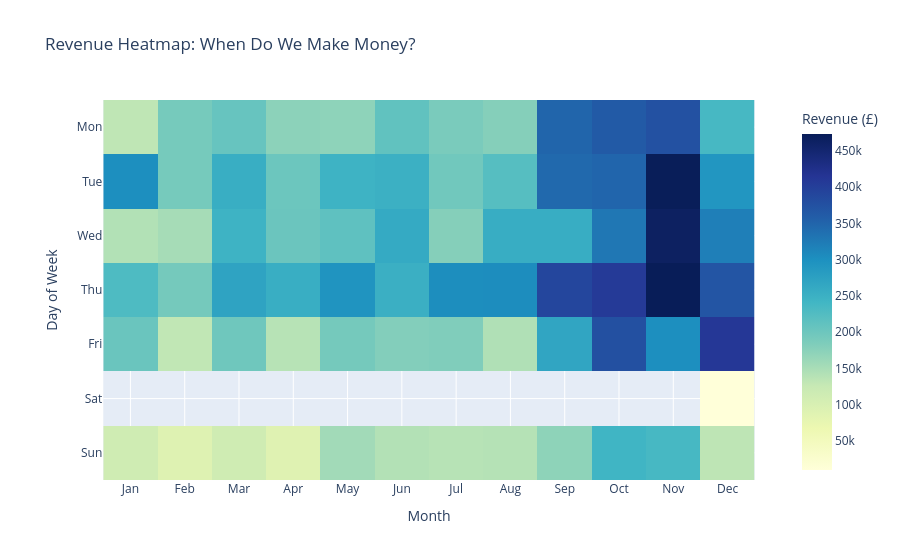

The cell this chart's notebook holds for it:
### Markdown cell above
## 4. Revenue Heatmap: Day of Week vs. Month
Optimizing marketing spend and operational capacity.

### Code cell
heatmap_data = df.pivot_table(index='DayOfWeek', columns='Month', values='Revenue', aggfunc='sum')
days = ['Mon', 'Tue', 'Wed', 'Thu', 'Fri', 'Sat', 'Sun']
months = ['Jan', 'Feb', 'Mar', 'Apr', 'May', 'Jun', 'Jul', 'Aug', 'Sep', 'Oct', 'Nov', 'Dec']

fig = px.imshow(
    heatmap_data, 
    labels=dict(x="Month", y="Day of Week", color="Revenue (£)"),
    x=months[:heatmap_data.shape[1]],
    y=[days[i] for i in heatmap_data.index],
    title="Revenue Heatmap: When Do We Make Money?",
    color_continuous_scale='YlGnBu'
)
fig.show()

### Figure 1 — Plotly figure (JSON) as saved in the notebook; plotly's stock layout.template omitted (floating-point values rounded to 4 significant figures)
{"data": [{"coloraxis": "coloraxis", "hovertemplate": "Month: %{x}<br>Day of Week: %{y}<br>Revenue (£): %{z}<extra></extra>", "name": "0", "type": "heatmap", "x": ["Jan", "Feb", "Mar", "Apr", "May", "Jun", "Jul", "Aug", "Sep", "Oct", "Nov", "Dec"], "xaxis": "x", "y": ["Mon", "Tue", "Wed", "Thu", "Fri", "Sat", "Sun"], "yaxis": "y", "z": [[131800.0, 192400.0, 206400.0, 173100.0, 171900.0, 211500.0, 188500.0, 178800.0, 349400.0, 363300.0, 375000.0, 236100.0], [302300.0, 191800.0, 254600.0, 201400.0, 246400.0, 250300.0, 196500.0, 222200.0, 345000.0, 349100.0, 472100.0, 291100.0], [143000.0, 151900.0, 246700.0, 202700.0, 213500.0, 260200.0, 178900.0, 255700.0, 255700.0, 328800.0, 464400.0, 319600.0], [229700.0, 193300.0, 270900.0, 254900.0, 294500.0, 251900.0, 303300.0, 304700.0, 390700.0, 407900.0, 473500.0, 370400.0], [203400.0, 130300.0, 198400.0, 138700.0, 193000.0, 180800.0, 182800.0, 144400.0, 267600.0, 376500.0, 301700.0, 410900.0], [NaN, NaN, NaN, NaN, NaN, NaN, NaN, NaN, NaN, NaN, NaN, 9803.0], [113800.0, 90840.0, 114000.0, 89620.0, 155900.0, 141700.0, 138500.0, 140500.0, 171200.0, 243300.0, 236000.0, 133300.0]]}], "layout": {"coloraxis": {"colorbar": {"title": {"text": "Revenue (£)"}}, "colorscale": [[0, "rgb(255,255,217)"], [0.125, "rgb(237,248,177)"], [0.25, "rgb(199,233,180)"], [0.375, "rgb(127,205,187)"], [0.5, "rgb(65,182,196)"], [0.625, "rgb(29,145,192)"], [0.75, "rgb(34,94,168)"], [0.875, "rgb(37,52,148)"], [1, "rgb(8,29,88)"]]}, "title": {"text": "Revenue Heatmap: When Do We Make Money?"}, "xaxis": {"anchor": "y", "constrain": "domain", "domain": [0, 1], "scaleanchor": "y", "title": {"text": "Month"}}, "yaxis": {"anchor": "x", "autorange": "reversed", "constrain": "domain", "domain": [0, 1], "title": {"text": "Day of Week"}}}}
